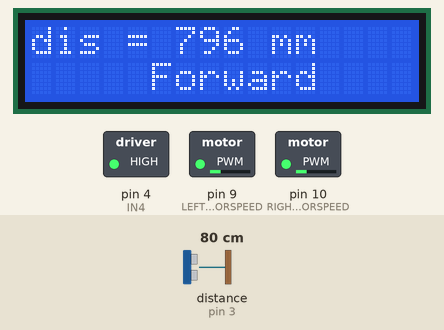
A sketch run on a simulated Arduino Uno, built with avr-gcc and run on an emulated ATmega328P. Parts: 16×2 character LCD, switched loads named in the sketch (green lamp = pin HIGH). Wiring (inferred from the names in the program): ultrasonic range finder: trigger pin 2; echo pin 3. Inputs (shaded band) come from the test bench; at power-on: distance to the obstacle (sensor on pin 3) 80 cm. The echo pulse lasts 58.3 µs per cm; pins used as bus, display or sensor lines are not drawn.

Above: at 3.2 s.
3.3 s: distance to the obstacle (sensor on pin 3) set to 2 cm
At 3.33 s:
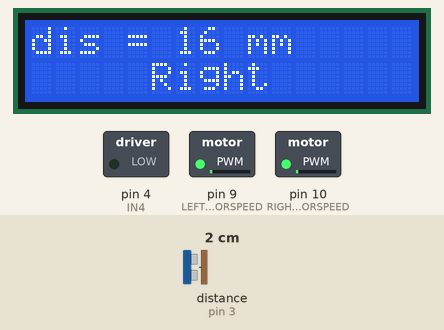
4.9 s: distance to the obstacle (sensor on pin 3) set to 45 cm
At 6.1 s:
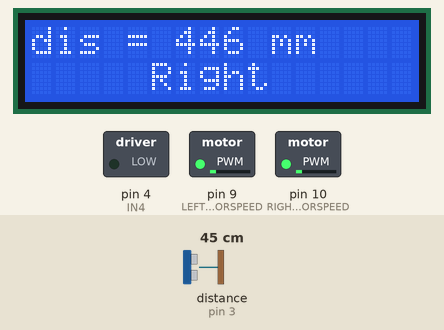
6.4 s: distance to the obstacle (sensor on pin 3) set to 56 cm
At 7.2 s:
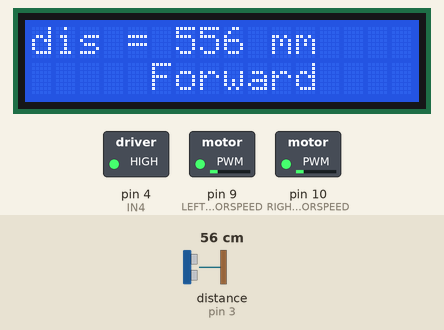
7.9 s: distance to the obstacle (sensor on pin 3) set to 250 cm
At 8.3 s:
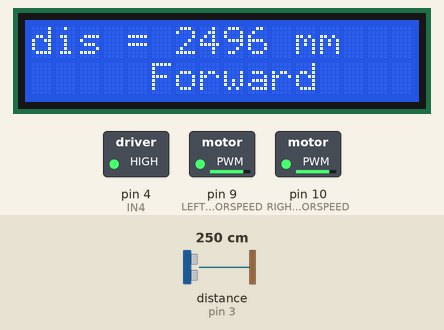
9.4 s: distance to the obstacle (sensor on pin 3) set to 9 cm
At 9.45 s:
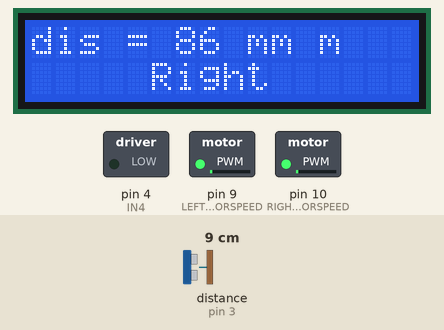
Timing chart, 0 to 12.0 s (numbered marks = the images above; inputs shaded):
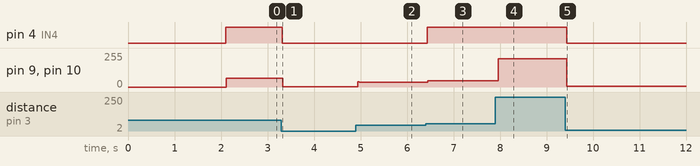

The sketch:

Obstacle_Avoidance_Robot.ino
```cpp
#define echo 3
#define trig 2
#define IN4 4
#define LEFT_MOTORSPEED 9
#define RIGHT_MOTORSPEED 10
long dis=0,duration=0;
#include <LiquidCrystal_I2C.h>
LiquidCrystal_I2C lcd(32,16,2);

void ultrasonic(){
 digitalWrite(trig,0);
 delayMicroseconds(2);
 digitalWrite(trig,1);
 delayMicroseconds(10);
 digitalWrite(trig,0);
 duration=pulseIn(echo,HIGH);
 dis=0.343*duration/2;
}

void setup()
{
  pinMode(echo,INPUT);
  pinMode(trig,OUTPUT);
  for(byte i=4;i<5;i++)
  pinMode(i,OUTPUT);
  lcd.init();
  lcd.backlight();
  lcd.print("Loading Robot...");
  delay(2000);
  lcd.clear();
  Serial.begin(9600);
}

void loop()
{
  ultrasonic();
  lcd.home();
  lcd.print("dis = "+String(dis)+" mm ");
  lcd.setCursor(5,1);
  if(dis>500){
  digitalWrite(IN4,1);
  lcd.print("Forward "); }

  else{
    digitalWrite(IN4,0);
    lcd.print("Right    "); }

  dis=map(dis,0,3000,0,255);
  analogWrite(RIGHT_MOTORSPEED,dis);
  analogWrite(LEFT_MOTORSPEED,dis);
}
```

Measured:
- the behaviour switches between 50 and 51 cm on distance to the obstacle (sensor on pin 3) (found by bisection; images 2 and 3)
- after the input at 3.3 s, pin 4 (IN4): HIGH → LOW at once; pin 9 (LEFT_MOTORSPEED), pin 10 (RIGHT_MOTORSPEED): 67/255 → 1/255 at once; the display: changes at once (image 1)
- after the input at 4.9 s, pin 9 (LEFT_MOTORSPEED), pin 10 (RIGHT_MOTORSPEED): 1/255 → 37/255 after 0.05 s; the display: first changes after 0.05 s (image 2 shows a later state)
- after the input at 6.4 s, pin 4 (IN4): LOW → HIGH at once; pin 9 (LEFT_MOTORSPEED), pin 10 (RIGHT_MOTORSPEED): 37/255 → 47/255 at once; the display: changes at once (image 3)
- after the input at 7.9 s, pin 9 (LEFT_MOTORSPEED), pin 10 (RIGHT_MOTORSPEED): 47/255 → 212/255 after 0.07 s; the display: changes after 0.07 s (image 4)
- after the input at 9.4 s, pin 4 (IN4): HIGH → LOW at once; pin 9 (LEFT_MOTORSPEED), pin 10 (RIGHT_MOTORSPEED): 212/255 → 7/255 at once; the display: changes at once (image 5)
